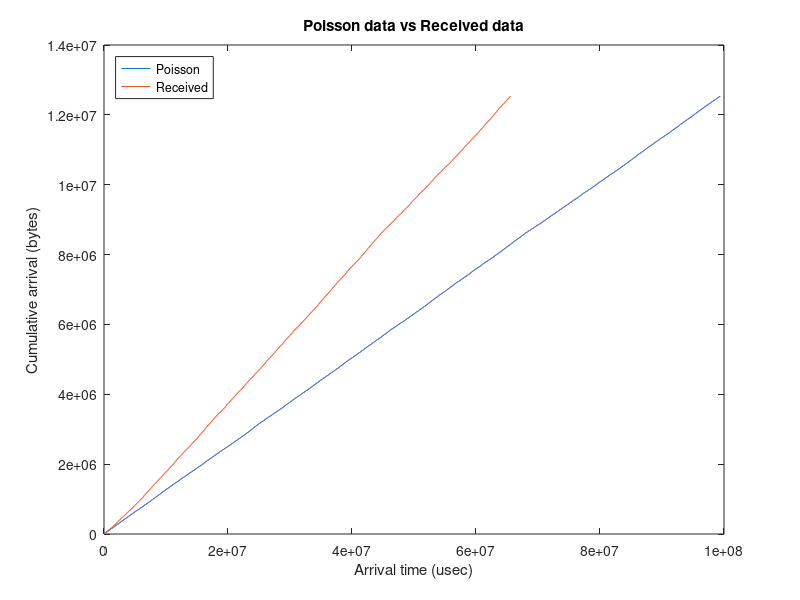

Recreate this plot in MATLAB.
clc; clear all; clf;
%%%%%%%%%%%%%%%%%%%%%%%%%%%%%%%%%%%%%%%%%%%%%%%%%%%%%%%%%%%%%%%%%%%
%Reading data from a file
%Note that time is in micro seconds and packetsize is in Bytes
%%%%%%%%%%%%%%%%%%%%%%%%%%%%%%%%%%%%%%%%%%%%%%%%%%%%%%%%%%%%%%%%%%%
[packet_no_gen, time_gen, packetsize_gen] = textread('poisson3.txt', '%f %f %f');
[packet_no_sink, time_sink, packetsize_sink] = textread('sink.txt', '%f %f %f');

count_gen = max(packet_no_gen);
count_sink = max(packet_no_sink);

% initialize cumulative arrays
cumulative_gen = zeros(1, count_gen);
cumulative_sink = zeros(1, count_sink);

% initialize first packet, hardcoded
cumulative_gen(1) = packetsize_gen(1);
cumulative_sink(1) = packetsize_sink(1);

% start with second packet
i = 2;

% for generator
while i <= count_gen
    cumulative_gen(i) = cumulative_gen(i-1) + packetsize_gen(i);
    i = i + 1;
end

i = 2;

% for the sink
while i <= count_sink
    cumulative_sink(i) = cumulative_sink(i-1) + packetsize_sink(i);
    time_sink(i) = time_sink(i) + time_sink(i-1);
    i = i + 1;
end

% Make plot
figure(1); 
plot(time_gen, cumulative_gen, time_sink, cumulative_sink);

hleg1 = legend('Poisson', 'Received');

set(hleg1, 'Location', 'NorthWest');

title('Poisson data vs Received data');

xlabel('Arrival time (usec)');

ylabel('Cumulative arrival (bytes)');